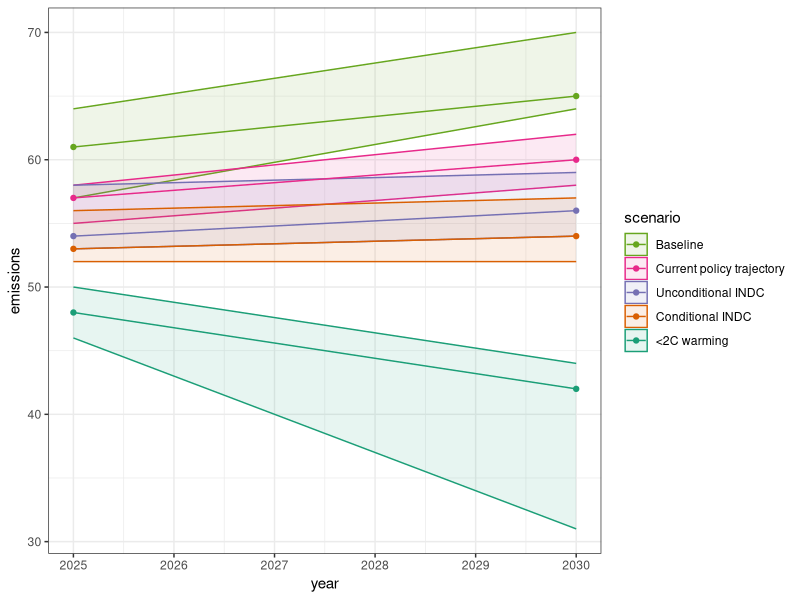

The R script that drew this image:
library(dplyr)
library(tidyr)
library(purrr)
library(stringr)
library(broom)
library(ggplot2)

emissions <- data.frame(year = c(2010,2020,2025,2030,2035,2050),
                        baseline = c(NA,NA,61,65,NA,NA),
                        policy = c(NA,NA,57,60,NA,NA),
                        indc_u = c(NA,NA,54,56,NA,NA),
                        indc_c = c(NA,NA,53,54,NA,NA),
                        baseline_min = c(NA,NA,57,64,NA,NA),
                        policy_min = c(NA,NA,55,58,NA,NA),
                        indc_u_min = c(NA,NA,53,54,NA,NA),
                        indc_c_min = c(NA,NA,52,52,NA,NA),
                        baseline_max = c(NA,NA,64,70,NA,NA),
                        policy_max = c(NA,NA,58,62,NA,NA),
                        indc_u_max = c(NA,NA,58,59,NA,NA),
                        indc_c_max = c(NA,NA,56,57,NA,NA),
                        lim_2 = c(NA,52,48,42,NA,23),
                        lim_2_min = c(NA,49,46,31,NA,18),
                        lim_2_max = c(NA,53,50,44,NA,27)
)

e_med <- emissions %>% select(-ends_with("_min"), -ends_with("_max")) %>%
  gather(key = scenario, value = emissions, -year)
e_min <- emissions %>% select(year, ends_with('_min')) %>%
  gather(key = scenario, value = emissions_min, -year) %>%
  mutate(scenario = str_replace(scenario, "_min", ""))
e_max <- emissions %>% select(year, ends_with('_max')) %>%
  gather(key = scenario, value = emissions_max, -year) %>%
  mutate(scenario = str_replace(scenario, "_max", ""))
e <- e_med %>% left_join(e_min) %>% left_join(e_max) %>% na.omit() %>%
  filter(year >= 2025 & year <= 2035) %>%
  mutate(scenario = ordered(scenario, levels = c('baseline', 'policy', 'indc_u', 'indc_c', 'lim_2'),
                            labels = c('Baseline', 'Current policy trajectory', 'Unconditional INDC', 'Conditional INDC', '<2C warming')))

p <- ggplot(e, aes(x = year, y = emissions, ymin = emissions_min, ymax = emissions_max, color = scenario, fill = scenario)) +
  geom_ribbon(alpha = 0.1) + geom_line() + geom_point() +
  scale_color_brewer(type="qual", palette = 2, direction = -1) +
  scale_fill_brewer(type="qual", palette = 2, direction = -1) +
  theme_bw()

print(p)

start <- 2019
end <- 2030

gap <- function(g0, y_end = end) {
  g <- g0 * (y_end - start) / (end - start)
  total <- g * (y_end - start) / 2
  total
}


gu <- (
  filter(e, year == 2030 & scenario == 'Unconditional INDC')%>%
    mutate(m = emissions_max, emissions_max = emissions_min, emissions_min = m) %>%
    select(starts_with('emissions'))
) - (
  filter(e, year == 2030 & scenario == '<2C warming') %>%
    select(starts_with('emissions'))
)
gc <- (
  filter(e, year == 2030 & scenario == 'Conditional INDC')%>%
    mutate(m = emissions_max, emissions_max = emissions_min, emissions_min = m) %>%
    select(starts_with('emissions'))
) - (
  filter(e, year == 2030 & scenario == '<2C warming') %>%
    select(starts_with('emissions'))
)
print(map(gc, gap) %>% unlist())
print(map(gu, gap) %>% unlist())
